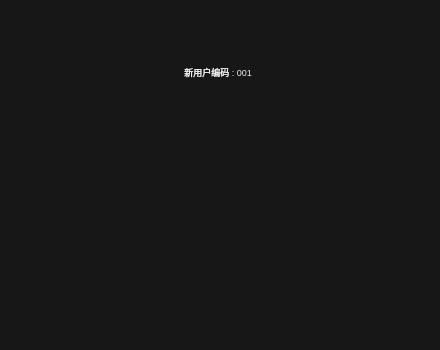
<?xml version="1.0" encoding="UTF-8"?>
<ui version="4.0">
 <class>Form_finger</class>
 <widget class="QWidget" name="Form_finger">
  <property name="geometry">
   <rect>
    <x>0</x>
    <y>0</y>
    <width>440</width>
    <height>350</height>
   </rect>
  </property>
  <property name="minimumSize">
   <size>
    <width>440</width>
    <height>350</height>
   </size>
  </property>
  <property name="maximumSize">
   <size>
    <width>440</width>
    <height>350</height>
   </size>
  </property>
  <property name="windowTitle">
   <string>Form</string>
  </property>
  <widget class="QWidget" name="widget" native="true">
   <property name="geometry">
    <rect>
     <x>0</x>
     <y>0</y>
     <width>440</width>
     <height>350</height>
    </rect>
   </property>
   <property name="minimumSize">
    <size>
     <width>440</width>
     <height>350</height>
    </size>
   </property>
   <property name="maximumSize">
    <size>
     <width>440</width>
     <height>350</height>
    </size>
   </property>
   <property name="styleSheet">
    <string notr="true">#widget{
background-color: rgba(0, 0, 0, 230); 
}</string>
   </property>
   <widget class="QLabel" name="labelmess">
    <property name="geometry">
     <rect>
      <x>90</x>
      <y>40</y>
      <width>256</width>
      <height>64</height>
     </rect>
    </property>
    <property name="minimumSize">
     <size>
      <width>256</width>
      <height>64</height>
     </size>
    </property>
    <property name="maximumSize">
     <size>
      <width>255</width>
      <height>64</height>
     </size>
    </property>
    <property name="font">
     <font>
      <pointsize>7</pointsize>
     </font>
    </property>
    <property name="styleSheet">
     <string notr="true">color: rgb(238, 238, 236);</string>
    </property>
    <property name="text">
     <string>新用户编码 : 001</string>
    </property>
    <property name="alignment">
     <set>Qt::AlignCenter</set>
    </property>
   </widget>
   <widget class="QWidget" name="widway" native="true">
    <property name="geometry">
     <rect>
      <x>40</x>
      <y>100</y>
      <width>361</width>
      <height>98</height>
     </rect>
    </property>
    <layout class="QHBoxLayout" name="horizontalLayout">
     <item>
      <widget class="QPushButton" name="addface">
       <property name="minimumSize">
        <size>
         <width>80</width>
         <height>80</height>
        </size>
       </property>
       <property name="maximumSize">
        <size>
         <width>80</width>
         <height>80</height>
        </size>
       </property>
       <property name="styleSheet">
        <string notr="true">QPushButton {
    border: none;
    background: transparent;
    border-radius: 20px; 
    background-image: url(:/pics/faceadd.png);
    background-repeat: no-repeat;
    background-position: center;
}
</string>
       </property>
       <property name="text">
        <string/>
       </property>
      </widget>
     </item>
     <item>
      <widget class="QPushButton" name="addfinger">
       <property name="minimumSize">
        <size>
         <width>80</width>
         <height>80</height>
        </size>
       </property>
       <property name="maximumSize">
        <size>
         <width>80</width>
         <height>80</height>
        </size>
       </property>
       <property name="styleSheet">
        <string notr="true">QPushButton {
    border: none;
    background: transparent;
    border-radius: 20px; 
    background-image: url(:/pics/fingeradd.png);
    background-repeat: no-repeat;
    background-position: center;
}
</string>
       </property>
       <property name="text">
        <string/>
       </property>
      </widget>
     </item>
     <item>
      <widget class="QPushButton" name="addquit">
       <property name="minimumSize">
        <size>
         <width>80</width>
         <height>80</height>
        </size>
       </property>
       <property name="maximumSize">
        <size>
         <width>80</width>
         <height>80</height>
        </size>
       </property>
       <property name="styleSheet">
        <string notr="true">QPushButton {
    border: none;
    background: transparent;
    border-radius: 20px; 
    background-image: url(:/pics/quit.png);
    background-repeat: no-repeat;
    background-position: center;
}
</string>
       </property>
       <property name="text">
        <string/>
       </property>
      </widget>
     </item>
    </layout>
   </widget>
  </widget>
 </widget>
 <resources/>
 <connections/>
</ui>
